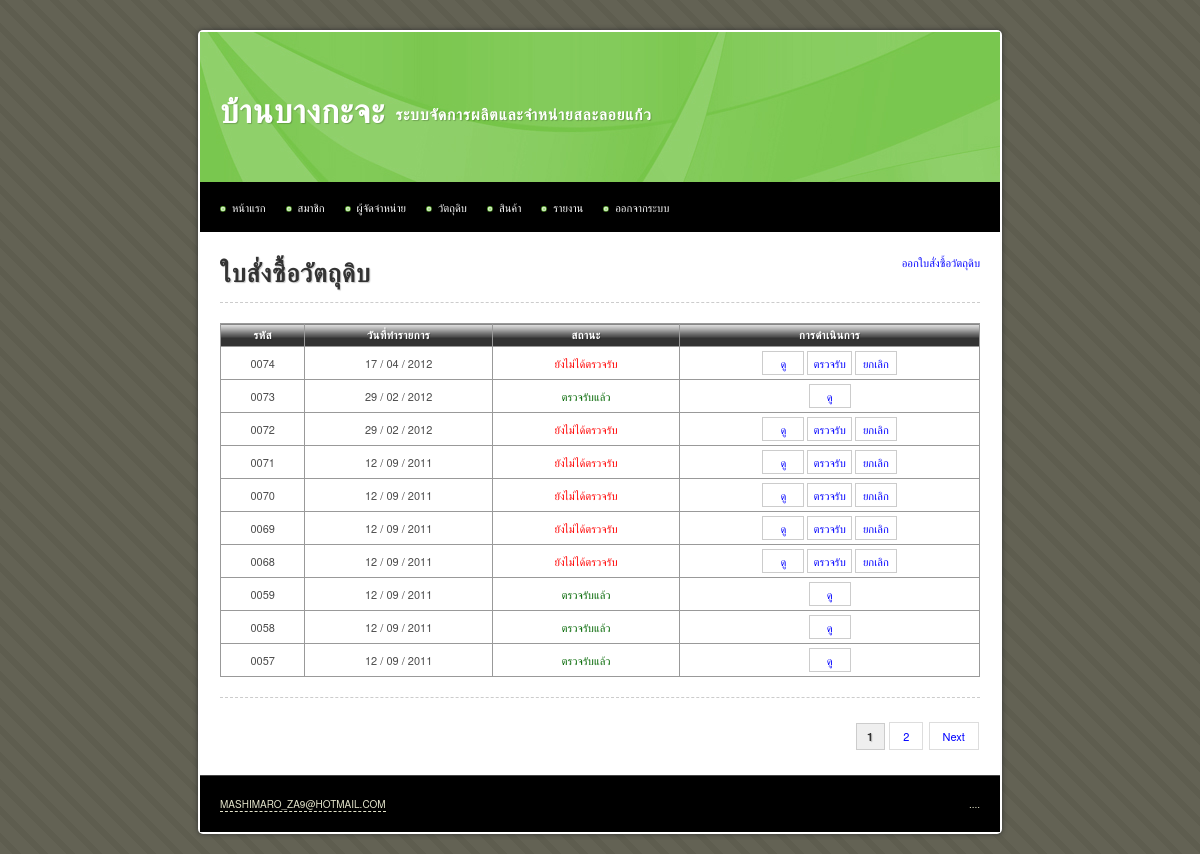
Page /main/material_order.php (signed in) on the earlier database version.
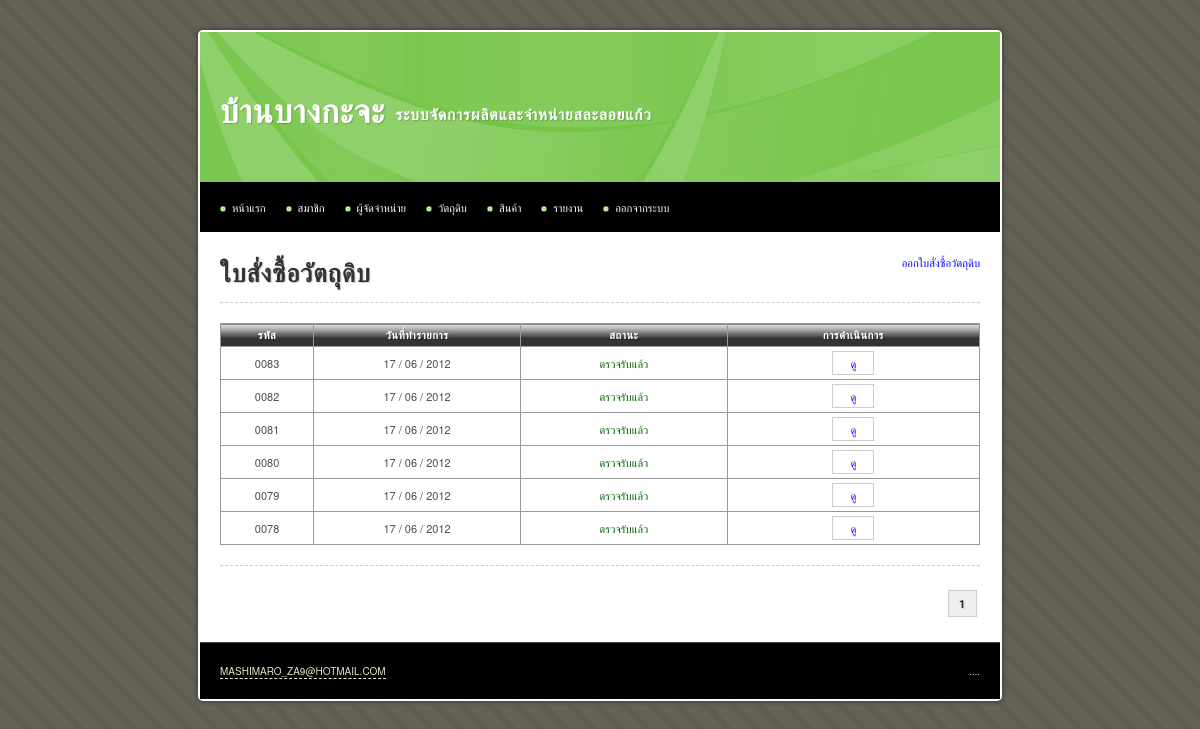
Same page on the later database version.
### tables this page shows
CREATE TABLE IF NOT EXISTS `material_order` (
  `id` int(10) unsigned NOT NULL AUTO_INCREMENT,
  `description` text,
  `date_create` date NOT NULL,
  `is_approve` tinyint(4) NOT NULL DEFAULT '0' COMMENT '0 = ยังไม่ได้ตรวจรับ, 1 = ตรวจรับแล้ว',
  PRIMARY KEY (`id`)
);

### iic_tools/helpers/iic_utilities_helper.php (called while the page is built, shortened)
<?php
function change_date_format($date, $old_separator = "-", $old_format = 'y-m-d', $new_separator = " / ", $new_format = "d-m-y")
{
	@list($_old_format_path1, $_old_format_path2, $_old_format_path3) = explode('-', $old_format);
	@list($_date_path[$_old_format_path1], $_date_path[$_old_format_path2], $_date_path[$_old_format_path3]) = explode($old_separator, $date);
	@list($_new_format_path1, $_new_format_path2, $_new_format_path3) = explode('-', $new_format);
	$_new_date = $_date_path[$_new_format_path1].$new_separator.$_date_path[$_new_format_path2].$new_separator.$_date_path[$_new_format_path3];
	return $_new_date;
}
function zero_fill($length, $data)
{
	while(strlen($data) < $length)
	{
		$data = '0'.$data;
	}
	return $data;
}

### main/material_order.php (the view, shortened to what this page needs)
<?php
$sql		= 'SELECT * FROM material_order';
$query		= mysql_query($sql) or die(mysql_error());
$total_rows = mysql_num_rows($query);
$rows_per_page = 10;
$limit_start = ($_GET['page'] - 1) * $rows_per_page;
$target = 'material_order.php?page=';
?>
<!DOCTYPE html PUBLIC "-//W3C//DTD XHTML 1.0 Transitional//EN" "http://www.w3.org/TR/xhtml1/DTD/xhtml1-transitional.dtd">
<html xmlns="http://www.w3.org/1999/xhtml">
<head>
<?php include("inc.css.php"); ?>
</head>
<body>
<div id="container">
	<?php include("inc.header.php"); ?>
	<div id="content">
		<a href="material_stock.php" class="float_r">ออกใบสั่งซื้อวัตถุดิบ</a>
		<h1>ใบสั่งซื้อวัตถุดิบ</h1>
		<hr />
			<table width="100%" border="1" align="center" cellpadding="5" cellspacing="0">
				<thead>
					<tr>
						<th width="30">รหัส</th>
						<th width="80">วันที่ทำรายการ</th>
						<th width="80">สถานะ</th>
						<th width="100">การดำเนินการ</th>
					</tr>
				</thead>
				<tbody>
					<?php
					$sql = 'SELECT *
							FROM material_order
							ORDER BY material_order.id DESC
							LIMIT '.$limit_start.', '.$rows_per_page;
					$query		= mysql_query($sql) or die(mysql_error());
					$query_rows	= mysql_num_rows($query);
					if($query_rows > 0)
					{
						while($data = mysql_fetch_array($query))
						{
							$status = ($data['is_approve'] == 0) ? '<span class="red">ยังไม่ได้ตรวจรับ</span>' : '<span class="green">ตรวจรับแล้ว</span>';
							$button_approve = ($data['is_approve'] == 0) ? '<a class="button" href="material_order_recive.php?id='.$data['id'].'">ตรวจรับ</a> <a class="button" href="material_order_delete.php?id='.$data['id'].'">ยกเลิก</a> ' : '';
							echo '	<tr>
										<td class="center">'.zero_fill(4, $data['id']).'</td>
										<td class="center">'.change_date_format($data['date_create']).'</td>
										<td class="center">'.$status.'</td>
										<td class="center nowarp">
											<a class="button" href="material_order_read.php?id='.$data['id'].'">ดู</a>
											'.$button_approve.'
										</td>
									</tr>';
						}
					}
					else
					{
						echo '<tr><td colspan="7" class="center">ไม่มีข้อมูล</td></tr>';
					}
					?>
				</tbody>
			</table>
		<hr />
		<div class="pagination">
			<?php echo get_pagination($total_rows, $target, $_GET['page'], $rows_per_page); ?>
		</div>
	</div>
	<?php include("inc.footer.php"); ?>
</div>
</body>
</html>

### iic_tools/helpers/iic_crud_helper.php (shortened to what this page needs)
<?php
function get_pagination($total_rows, $target, $current_page, $rows_per_page = 10)
{
	$_total_page = ceil($total_rows / $rows_per_page);
	$_pagination = '';
	$_loop = 1;
	while($_loop <= $_total_page)
	{
		if($_loop <= 3 || $_loop > ($_total_page - 3))
		{
			if($_loop == $current_page)
			{
				$_pagination .= '<strong>'.$_loop.'</strong>';
			}
			else
			{
				$_pagination .= '<a href="'.$target.$_loop.'" title="Page '.$_loop.'">&nbsp;'.$_loop.'&nbsp;</a>';
			}
		}
		$_loop++;
	}
	if($current_page != $_total_page && $_total_page != 0)
	{
		$_pagination .= '&nbsp;<a href="'.$target.($current_page + 1).'" title="Next">&nbsp;Next&nbsp;</a>';
	}
	return $_pagination;
}

Differences in the rows shown:
removed material_order: id "0074", date_create "17 / 04 / 2012", is_approve "ยังไม่ได้ตรวจรับ"
removed material_order: id "0073", date_create "29 / 02 / 2012", is_approve "ตรวจรับแล้ว"
removed material_order: id "0072", date_create "29 / 02 / 2012", is_approve "ยังไม่ได้ตรวจรับ"
removed material_order: id "0071", date_create "12 / 09 / 2011", is_approve "ยังไม่ได้ตรวจรับ"
removed material_order: id "0070", date_create "12 / 09 / 2011", is_approve "ยังไม่ได้ตรวจรับ"
removed material_order: id "0069", date_create "12 / 09 / 2011", is_approve "ยังไม่ได้ตรวจรับ"
removed material_order: id "0068", date_create "12 / 09 / 2011", is_approve "ยังไม่ได้ตรวจรับ"
removed material_order: id "0059", date_create "12 / 09 / 2011", is_approve "ตรวจรับแล้ว"
removed material_order: id "0058", date_create "12 / 09 / 2011", is_approve "ตรวจรับแล้ว"
removed material_order: id "0057", date_create "12 / 09 / 2011", is_approve "ตรวจรับแล้ว"
added material_order: id "0083", date_create "17 / 06 / 2012", is_approve "ตรวจรับแล้ว"
added material_order: id "0082", date_create "17 / 06 / 2012", is_approve "ตรวจรับแล้ว"
added material_order: id "0081", date_create "17 / 06 / 2012", is_approve "ตรวจรับแล้ว"
added material_order: id "0080", date_create "17 / 06 / 2012", is_approve "ตรวจรับแล้ว"
added material_order: id "0079", date_create "17 / 06 / 2012", is_approve "ตรวจรับแล้ว"
added material_order: id "0078", date_create "17 / 06 / 2012", is_approve "ตรวจรับแล้ว"
Other differences:
list line gone: "2"
text no longer shown: "Next"
